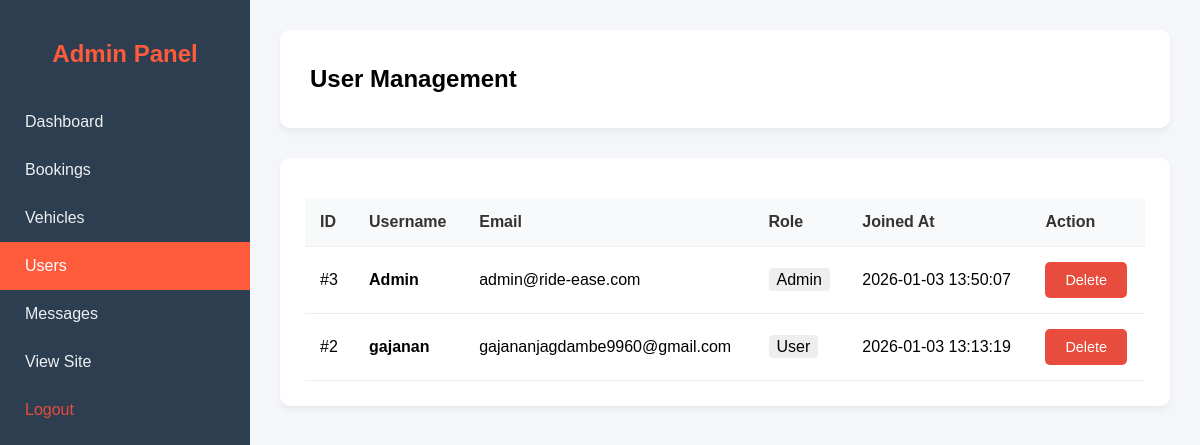
Page /pages/admin/manage_users.php (signed in) on the committed database.
### tables this page shows
CREATE TABLE users (
                id INTEGER PRIMARY KEY AUTOINCREMENT,
                username TEXT NOT NULL,
                email TEXT NOT NULL UNIQUE,
                password TEXT NOT NULL,
                phone TEXT,
                created_at DATETIME DEFAULT CURRENT_TIMESTAMP
            , role TEXT DEFAULT 'user');

### pages/admin/manage_users.php (the view, shortened to what this page needs)
<?php
include '../../config/db.php';
?>
<!DOCTYPE html>
<html lang="en">
<head>
    <link rel="stylesheet" href="../../assets/css/admin.css">
</head>
<body>
    <?php include 'sidebar.php'; ?>
    <div class="admin-content">
        <div class="admin-topbar">
            <h2>User Management</h2>
        </div>
        <div class="admin-table-container">
            <table class="admin-table">
                <thead>
                    <tr>
                        <th>ID</th>
                        <th>Username</th>
                        <th>Email</th>
                        <th>Role</th>
                        <th>Joined At</th>
                        <th>Action</th>
                    </tr>
                </thead>
                <tbody>
                    <?php
                    $stmt = $conn->query("SELECT * FROM users ORDER BY created_at DESC");
                    while ($row = $stmt->fetch(PDO::FETCH_ASSOC)) {
                        echo "<tr>";
                        echo "<td>#{$row['id']}</td>";
                        echo "<td><strong>{$row['username']}</strong></td>";
                        echo "<td>{$row['email']}</td>";
                        echo "<td><span style='background:#eee; padding:3px 8px; border-radius:4px;'>".ucfirst($row['role'] ?? 'User')."</span></td>";
                        echo "<td>{$row['created_at']}</td>";
                        echo "<td>";
                        echo "<a href='?delete={$row['id']}' class='btn-admin btn-danger' onclick='return confirm(\"Delete this user?\")'>Delete</a>";
                        echo "</td>";
                        echo "</tr>";
                    }
                    ?>
                </tbody>
            </table>
        </div>
    </div>
</body>
</html>

### assets/css/admin.css (style rules this page uses)
:root { --sidebar-width: 250px; --header-height: 60px; --primary-color: #fe5b3d; --secondary-color: #2c3e50; --text-light: #ecf0f1; --bg-light: #f4f6f9; }
body { background-color: var(--bg-light); margin: 0; font-family: 'Poppins', sans-serif; }
.admin-content { margin-left: var(--sidebar-width); padding: 30px; min-height: 100vh; }
.admin-topbar { display: flex; justify-content: space-between; align-items: center; margin-bottom: 30px; background: white; padding: 15px 30px; border-radius: 10px; box-shadow: 0 4px 6px rgba(0, 0, 0, 0.05); }
.admin-table-container { background: white; padding: 25px; border-radius: 10px; box-shadow: 0 4px 6px rgba(0, 0, 0, 0.05); }
table.admin-table { width: 100%; border-collapse: collapse; margin-top: 15px; }
table.admin-table th, table.admin-table td { padding: 15px; text-align: left; border-bottom: 1px solid #eee; }
table.admin-table th { background-color: #f8f9fa; color: #333; font-weight: 600; }
.btn-admin { padding: 10px 20px; border-radius: 5px; text-decoration: none; font-size: 0.9rem; display: inline-block; cursor: pointer; border: none; }
.btn-danger { background: #e74c3c; color: white; }

### rows in the picture
users: id "3", username "Admin", email "admin@ride-ease.com", role "Admin", created_at "2026-01-03 13:50:07"
users: id "2", username "gajanan", email "gajananjagdambe9960@gmail.com", role "User", created_at "2026-01-03 13:13:19"
